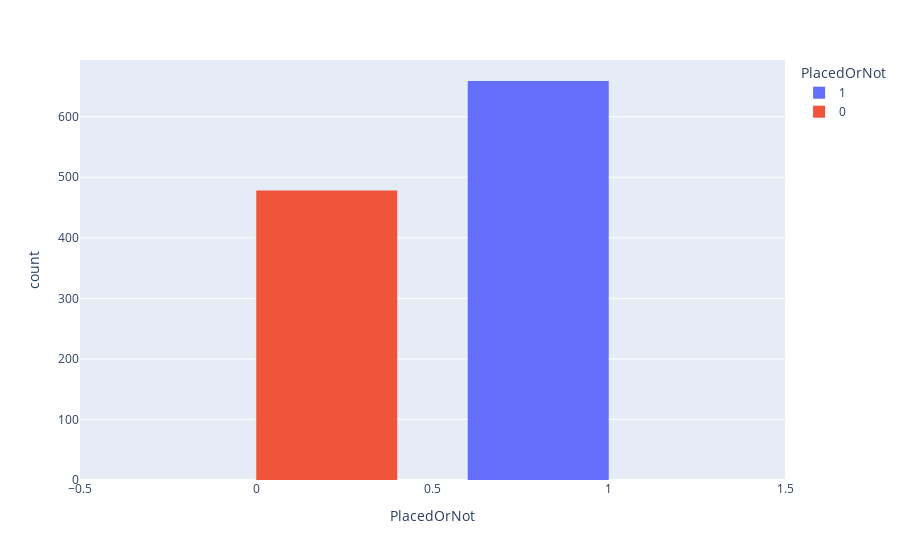

This figure's notebook cell:
### Code cell
# Plotting Histogram for the count of place and not placed  
px.histogram(dataframe, x='PlacedOrNot', color='PlacedOrNot', barmode='group')

### Figure 1 — Plotly figure (JSON) as saved in the notebook; plotly's stock layout.template omitted (floating-point values rounded to 4 significant figures; data arrays with more than 128 entries replaced by an {"elided": "..."} marker saying what was removed)
{"data": [{"alignmentgroup": "True", "bingroup": "x", "hovertemplate": "PlacedOrNot=%{x}<br>count=%{y}<extra></extra>", "legendgroup": "1", "marker": {"color": "#636efa", "pattern": {"shape": ""}}, "name": "1", "offsetgroup": "1", "orientation": "v", "showlegend": true, "type": "histogram", "x": {"elided": "659 int values"}, "xaxis": "x", "yaxis": "y"}, {"alignmentgroup": "True", "bingroup": "x", "hovertemplate": "PlacedOrNot=%{x}<br>count=%{y}<extra></extra>", "legendgroup": "0", "marker": {"color": "#EF553B", "pattern": {"shape": ""}}, "name": "0", "offsetgroup": "0", "orientation": "v", "showlegend": true, "type": "histogram", "x": {"elided": "478 int values"}, "xaxis": "x", "yaxis": "y"}], "layout": {"barmode": "group", "legend": {"title": {"text": "PlacedOrNot"}, "tracegroupgap": 0}, "margin": {"t": 60}, "xaxis": {"anchor": "y", "categoryarray": [1, 0], "categoryorder": "array", "domain": [0, 1], "title": {"text": "PlacedOrNot"}}, "yaxis": {"anchor": "x", "domain": [0, 1], "title": {"text": "count"}}}}
